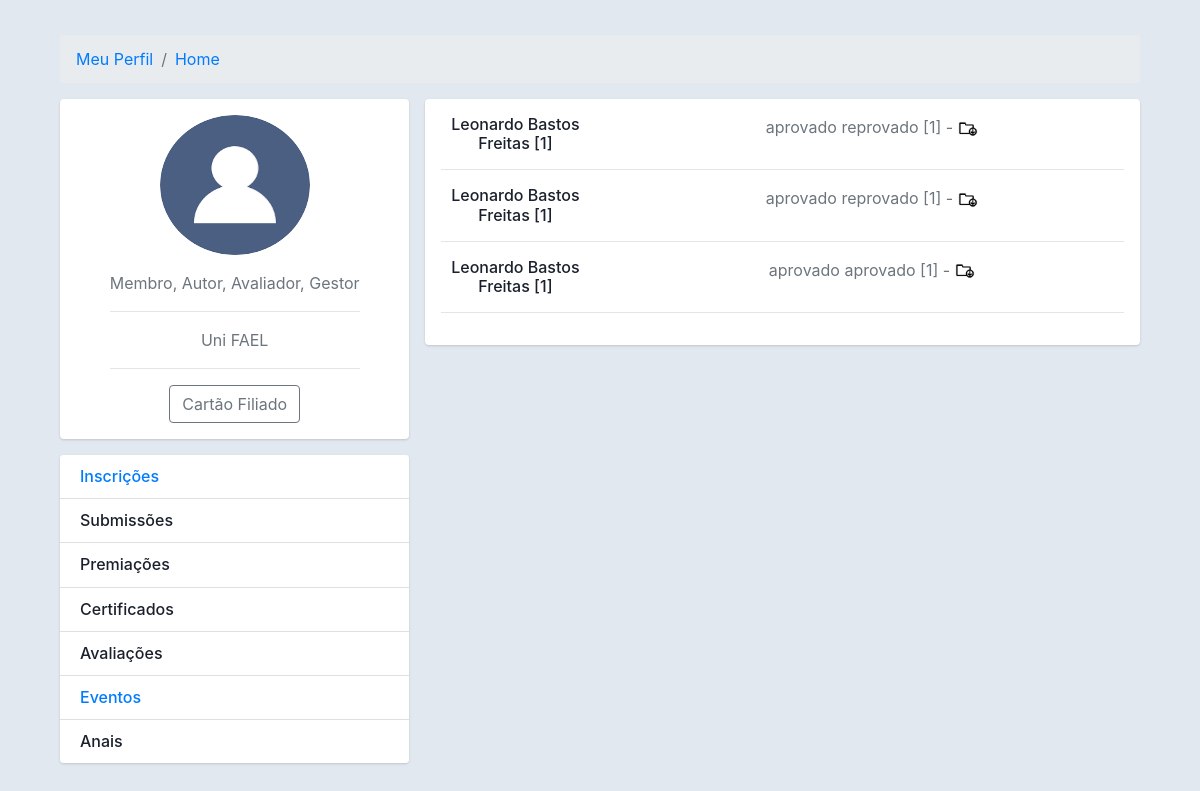
The page /avaliados/ (signed in) on the database its author committed.
### core/models.py (models this page shows, shortened)
class Usuariocd(models.Model):
    cpf = models.CharField(max_length=11)
    nome = models.CharField(max_length=300)
    cep = models.CharField(max_length=8)
    nascimento = models.DateField()
    email = models.EmailField()
    endereco = models.CharField(max_length=500)
    cidade = models.CharField(max_length=150)
    bairro = models.CharField(max_length=150)
    pais = models.CharField(max_length=150)
    instituicao = models.CharField(max_length=150)
    cmp = models.CharField(max_length=3)
    categ = models.CharField(max_length=150)
    cinfo = models.CharField(max_length=3)
    gestor_plataforma = models.CharField(max_length=3)
    autor = models.CharField(max_length=3)
    avaliador = models.CharField(max_length=3)
    lider = models.CharField(max_length=3)
    id_usuario = models.BigIntegerField()
    contato = models.BigIntegerField(null=True)
    perfil = models.FileField(upload_to='')

class Submissao(models.Model):
    data = models.DateTimeField(auto_now=True)
    trabalho = models.FileField(null=True, upload_to='')
    id_evento = models.BigIntegerField()
    sessao = models.BigIntegerField()
    id_usuario = models.BigIntegerField()
    status = models.CharField(max_length=30)
    av1 = models.CharField(max_length=30)
    av2 = models.CharField(max_length=30)
    av3 = models.CharField(max_length=30, null=True)
    data_av1 = models.DateTimeField(null=True)
    data_av2 = models.DateTimeField(null=True)
    data_av3 = models.DateTimeField(null=True)
    resumo = models.TextField()
    chave = models.TextField()
    titulo = models.CharField(max_length=150)
    autor = models.CharField(max_length=150)
    nota1 = models.BigIntegerField(null=True)
    nota2 = models.BigIntegerField(null=True)
    nota3 = models.BigIntegerField(null=True)
    progresso = models.BigIntegerField()
    a1 = models.BigIntegerField(null=True)
    a2 = models.BigIntegerField(null=True)
    a3 = models.BigIntegerField(null=True)

### core/views.py (the view)
# urls.py: path('avaliados/', views.avaliados),
@login_required(login_url='/login/')
def avaliados(request):
    trabalhos = Submissao.objects.filter(status='avaliado')
    meuid = User.objects.filter(username=request.user)
    for m in meuid:
        mid = m.id
    geral = Usuariocd.objects.all()
    usuarios = Usuariocd.objects.filter(id_usuario=mid)
    eventos = Evento.objects.all()
    dados = {'trabalhos':trabalhos,
             'usuarios':usuarios,
             'eventos':eventos,
             'geral':geral}
    return render(request,'avaliados.html', dados)

### templates/avaliados.html (shortened to what this page needs)
{% load static %}
<!DOCTYPE html>
<html lang="pt-br">
<head>
    {% include 'header.html' %}
</head>
<body>
{% include 'capa.html' %}
<div class="col-md-8" align="center">
    {% if trabalhos %}
              <div class="card mb-3">
                <div class="card-body">
                   {% for trabalhos in trabalhos %}
                    {% for geral in geral %}
                   {% if geral.id_usuario == trabalhos.id_usuario %}
                  <div class="row">
                    <div class="col-sm-3">
                      <h6 class="mb-0">{{geral.nome}} [{{geral.id_usuario}}]</h6>
                    </div>
                    <div class="col-sm-9 text-secondary">
                       {{trabalhos.av1}}
                        {{trabalhos.av2}} [{{trabalhos.id_usuario}}]
                        -
                        <a href="/media/{{trabalhos.trabalho}}">
                        <img width="20" height="20"
                                src={% static "assets/baixar.png" %} >
                        </a>
                    </div>
                  </div>
                  <hr>
                    {% endif %}
                    {% endfor %}
                    {% endfor %}
                        {% endif %}
</body>

### templates/capa.html
{% block content %}
<div class="container">
    <div class="main-body">
          <nav aria-label="breadcrumb" class="main-breadcrumb">
            <ol class="breadcrumb">
              <li class="breadcrumb-item"><a href="/meuperfil/">Meu Perfil</a></li>
              <li class="breadcrumb-item"><a href="/home/">Home</a></li>
            </ol>
          </nav>
          <div class="row gutters-sm">
            <div class="col-md-4 mb-3">
              <div class="card">
                <div class="card-body">
                  <div class="d-flex flex-column align-items-center text-center">
                    {% for usuarios in usuarios %}
                    <img src="/media/{{usuarios.perfil}}" alt="Admin" class="rounded-circle" width="150" height="140">
                    {% endfor %}
                    <div class="mt-3">
                      <p class="text-secondary mb-1">
                        Membro{% for usuarios in usuarios %}{% if usuarios.autor == 'sim' %}, Autor{% endif %}{% if usuarios.avaliador == 'sim' %}, Avaliador{% endif %}{% if usuarios.gestor_plataforma == 'sim' %}, Gestor {% endif %}
                        {% endfor %}
                      </p>
                      <hr>
                      <p class="text-muted font-size-sm">{% for usuarios in usuarios %}
                      {{usuarios.instituicao}}
                      {% endfor %}</p>
                      <hr>
                      <button class="btn btn-outline-secondary">Cartão Filiado</button>
                    </div>
                  </div>
                </div>
              </div>
              <div class="card mt-3">
                <ul class="list-group list-group-flush">
                  <li class="list-group-item d-flex justify-content-between align-items-center flex-wrap">
                    <h6 class="mb-0 "><a href="/inscrever/"
                                         style="text-decoration:none;">
                                          Inscrições
                                      </a>
                    </h6>
                  </li>
                  <li class="list-group-item d-flex justify-content-between align-items-center flex-wrap">
                    <h6 class="mb-0">Submissões</h6>
                  </li>
                  <li class="list-group-item d-flex justify-content-between align-items-center flex-wrap">
                    <h6 class="mb-0">Premiações</h6>
                  </li>
                  <li class="list-group-item d-flex justify-content-between align-items-center flex-wrap">
                    <h6 class="mb-0">Certificados</h6>
                  </li>
                  <li class="list-group-item d-flex justify-content-between align-items-center flex-wrap">
                    <h6 class="mb-0">Avaliações</h6>
                  </li>
                  <li class="list-group-item d-flex justify-content-between align-items-center flex-wrap">
                   <a href="/home/?id=evento" style="text-decoration:none;"><h6 class="mb-0">Eventos</h6></a>
                  </li>
                  <li class="list-group-item d-flex justify-content-between align-items-center flex-wrap">
                    <h6 class="mb-0">Anais</h6>
                  </li>
                </ul>
              </div>
            </div>
{% endblock %}

### templates/footer.html (style rules this page uses)
body { margin-top:20px; color: #1a202c; text-align: left; background-color: #e2e8f0; }
.main-body { padding: 15px; }
.card { box-shadow: 0 1px 3px 0 rgba(0,0,0,.1), 0 1px 2px 0 rgba(0,0,0,.06); }
.card { position: relative; display: flex; flex-direction: column; min-width: 0; word-wrap: break-word; background-color: #fff; background-clip: border-box; border: 0 solid rgba(0,0,0,.125); border-radius: .25rem; }
.card-body { flex: 1 1 auto; min-height: 1px; padding: 1rem; }
.gutters-sm { margin-right: -8px; margin-left: -8px; }
.gutters-sm>.col, .gutters-sm>[class*=col-] { padding-right: 8px; padding-left: 8px; }
.mb-3, .my-3 { margin-bottom: 1rem!important; }

### rows shown on the page
Usuariocd: perfil (picture), autor ", Autor", avaliador ", Avaliador", gestor_plataforma ", Gestor", instituicao "Uni FAEL", nome "Leonardo Bastos Freitas", id_usuario "1"
Submissao: av1 "aprovado", av2 "reprovado", id_usuario "1"
Submissao: av1 "aprovado", av2 "reprovado", id_usuario "1"
Submissao: av1 "aprovado", av2 "aprovado", id_usuario "1"
